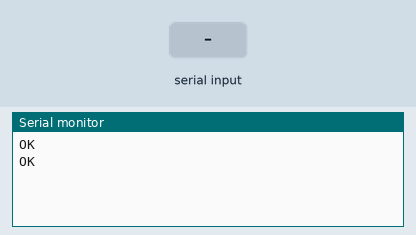
This sketch was run on a simulated Arduino Uno, built with avr-gcc and run on an emulated ATmega328P. Parts: the last lines printed to the serial monitor. The test bench sets the inputs (shaded band). The modem accepts every AT command (registered, SIM ready, sends succeed) and sends nothing else.

Above: at 1.4 s.
1.5 s: "1" received over the second serial link
At 2.3 s:
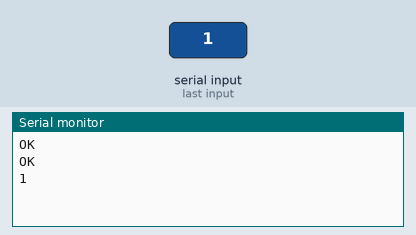
3.0 s: "0" received over the second serial link
At 3.4 s:
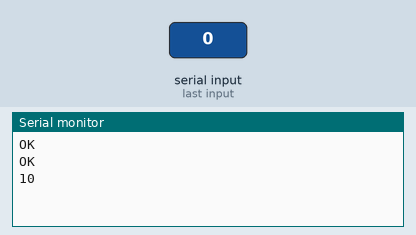

The sketch:

LoRaChat.ino
```cpp
#include <SoftwareSerial.h>

#define ADDRESS 15
#define COMMAND_DELAY 100
SoftwareSerial mySerial(3, 2); // RX, TX

void setup() {
  Serial.begin(115200);
  while (!Serial);
  mySerial.begin(115200);

  String command = "AT+BAND=470000000\r\n";
  mySerial.write(command.c_str());
  delay(COMMAND_DELAY);

  command = "AT+ADDRESS=" + String(ADDRESS) + "\r\n";
  mySerial.write(command.c_str());
  delay(COMMAND_DELAY);
}

void loop() {
  if (mySerial.available()) {
    Serial.write(mySerial.read());
  }

  if (Serial.available()) {
    mySerial.write(Serial.read());
  }
}
```

Measured:
- after the input at 1.5 s, the serial monitor: prints a new line at once (image 1)
- after the input at 3.0 s, the serial monitor: prints a new line at once (image 2)
